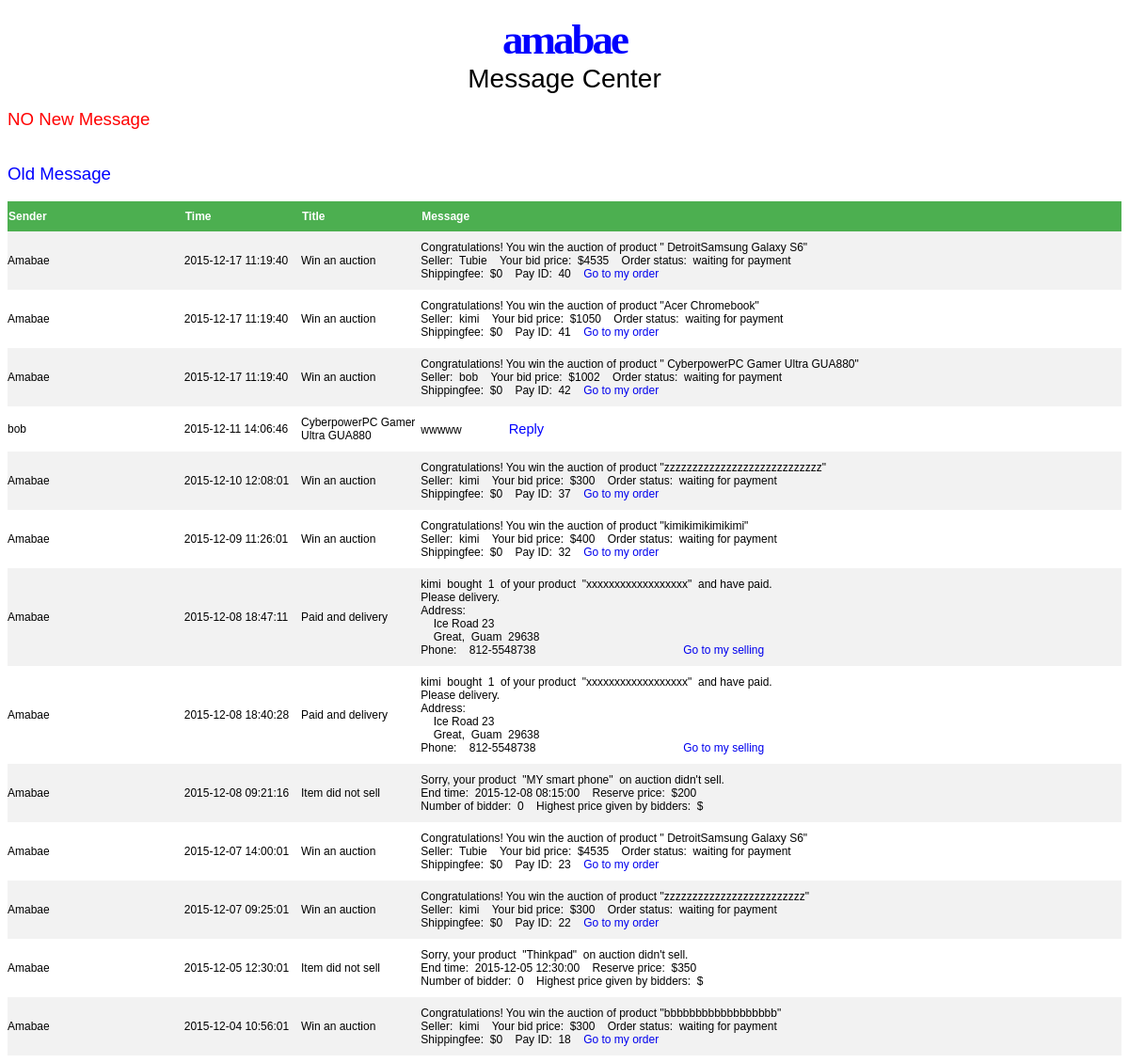
/message.php (signed in), run on the app's committed database.
### tables this page shows
CREATE TABLE Message (MessageID     INTEGER UNSIGNED AUTO_INCREMENT,
                      sendtime      DATETIME NOT NULL,
                      type          INTEGER NOT NULL, 
                      fromname      VARCHAR(30) NOT NULL,
                      toname        VARCHAR(30) NOT NULL,
                      title         TEXT NOT NULL,
                      message       TEXT(1000),
                      status        INTEGER NOT NULL,
                      PRIMARY KEY (MessageID));

### message.php (the view, shortened to what this page needs)
<!DOCTYPE html>
<html lang="en-US">
<head>
</head>
<body>
<p style="text-align:center">
<a style="color:blue;" class="pagename" href="index.php">amabae</a><br>
<span style="font-size:28px;">Message Center</span>
</p>
<?php
$username = $_SESSION['uname'];
include "dbconnect2.php";
$numquery = mysqli_query($conn, "select count(*) from Message where toname = '$username' and  status = 1");
$numqueryrow = mysqli_fetch_array($numquery);
$mcount = $numqueryrow[0];
if($mcount > 0){
echo '<div style="font-size:14pt;color:red">New Message</div><br/>';
$query = mysqli_query($conn, "select MessageID, sendtime, fromname, toname, message, title, status from Message where toname = '$username' and status=1 order by sendtime desc");
echo "<table>
<tr>
<th style='width:200px'>Sender</th>
<th style='width:130px'>Time</th>
<th style='width:130px'>Title</th>
<th style='width:800px'>Message</th>
</tr>";
while($row = mysqli_fetch_array($query))
{
   echo "<tr>";
   echo "<td style='width:200px'>".$row['fromname']."</td>";
   echo "<td style='width:130px'>".$row['sendtime']."</td>";
   echo "<td style='width:130px'>".$row['title']."</td>";
   echo "<td style='width:700px'>".$row['message']."</td>";
   echo "</tr>";
}
echo "</table><br/>";
echo '<form action="oldmessage.php" method="get">
<button type="subject" style="margin-left:35%;width:250px;">I have read the new messages</button>
</form>';
echo '<div style="font-family:arial,sans-serif;font-size:14pt;color:blue">Old Message</div><br/>';
$query = mysqli_query($conn, "select MessageID, sendtime, fromname, toname, message, title, status from Message where toname = '$username' and status=0 order by sendtime desc");
echo "<table>
<tr>
<th style='width:200px'>Sender</th>
<th style='width:130px'>Time</th>
<th style='width:130px'>Title</th>
<th style='width:700px'>Message</th>
</tr>";
while($row = mysqli_fetch_array($query))
{
   echo "<tr>";
   echo "<td style='width:200px'>".$row['fromname']."</td>";
   echo "<td style='width:130px'>".$row['sendtime']."</td>";
   echo "<td style='width:130px'>".$row['title']."</td>";
   echo "<td style='width:700px'>".$row['message']."</td>";
   echo "</tr>";
}
echo "</table>";
mysqli_close($conn);
}
else{
echo '<div style="font-size:14pt;color:red">NO New Message</div><br/><br/>';
echo '<div style="font-family:arial,sans-serif;font-size:14pt;color:blue">Old Message</div><br/>';
$query = mysqli_query($conn, "select MessageID, sendtime, fromname, toname, message, title, status from Message where toname = '$username' and status=0 order by sendtime desc");
echo "<table>
<tr>
<th style='width:200px'>Sender</th>
<th style='width:130px'>Time</th>
<th style='width:130px'>Title</th>
<th style='width:700px'>Message</th>
</tr>";
while($row = mysqli_fetch_array($query))
{
   echo "<tr>";
   echo "<td style='width:200px'>".$row['fromname']."</td>";
   echo "<td style='width:130px'>".$row['sendtime']."</td>";
   echo "<td style='width:130px'>".$row['title']."</td>";
   echo "<td style='width:800px'>".$row['message']."</td>";
   echo "</tr>";
}
echo "</table>";
}
?>
</body>
</html>

### message.php (style rules this page uses)
body { font-family:Arial, Sans-serif; }
a { text-decoration:none; }
a.pagename { padding:3px; font-weight:bold; font-family:serif; letter-spacing:-3px; font-size:45px; color:#111; }
table { margin:auto; width:100%; border-collapse:collapse; font-size:12px; }
th { height:30px; text-align:left; color:white; background-color:#4caf50; }
tr:nth-child(even) { background-color:#f2f2f2; }
td { padding:10px 0; }

### data on the page
message: fromname "Amabae", sendtime "2015-12-17 11:19:40", title "Win an auction", message "Congratulations! You win the auction of product \" DetroitSamsung Galaxy S6\" Seller: Tubie Your bid price: $4535 Order status: waiting for payment Shippingfee: $0 Pay ID: 40 Go to my order"
message: fromname "Amabae", sendtime "2015-12-17 11:19:40", title "Win an auction", message "Congratulations! You win the auction of product \"Acer Chromebook\" Seller: kimi Your bid price: $1050 Order status: waiting for payment Shippingfee: $0 Pay ID: 41 Go to my order"
message: fromname "Amabae", sendtime "2015-12-17 11:19:40", title "Win an auction", message "Congratulations! You win the auction of product \" CyberpowerPC Gamer Ultra GUA880\" Seller: bob Your bid price: $1002 Order status: waiting for payment Shippingfee: $0 Pay ID: 42 Go to my order"
message: fromname "bob", sendtime "2015-12-11 14:06:46", title "CyberpowerPC Gamer Ultra GUA880", message "wwwww Reply"
message: fromname "Amabae", sendtime "2015-12-10 12:08:01", title "Win an auction", message "Congratulations! You win the auction of product \"zzzzzzzzzzzzzzzzzzzzzzzzzzzz\" Seller: kimi Your bid price: $300 Order status: waiting for payment Shippingfee: $0 Pay ID: 37 Go to my order"
message: fromname "Amabae", sendtime "2015-12-09 11:26:01", title "Win an auction", message "Congratulations! You win the auction of product \"kimikimikimikimi\" Seller: kimi Your bid price: $400 Order status: waiting for payment Shippingfee: $0 Pay ID: 32 Go to my order"
message: fromname "Amabae", sendtime "2015-12-08 18:47:11", title "Paid and delivery", message "kimi bought 1 of your product \"xxxxxxxxxxxxxxxxxx\" and have paid. Please delivery. Address: Ice Road 23 Great, Guam 29638 Phone: 812-5548738 Go to my selling"
message: fromname "Amabae", sendtime "2015-12-08 18:40:28", title "Paid and delivery", message "kimi bought 1 of your product \"xxxxxxxxxxxxxxxxxx\" and have paid. Please delivery. Address: Ice Road 23 Great, Guam 29638 Phone: 812-5548738 Go to my selling"
message: fromname "Amabae", sendtime "2015-12-08 09:21:16", title "Item did not sell", message "Sorry, your product \"MY smart phone\" on auction didn't sell. End time: 2015-12-08 08:15:00 Reserve price: $200 Number of bidder: 0 Highest price given by bidders: $"
message: fromname "Amabae", sendtime "2015-12-07 14:00:01", title "Win an auction", message "Congratulations! You win the auction of product \" DetroitSamsung Galaxy S6\" Seller: Tubie Your bid price: $4535 Order status: waiting for payment Shippingfee: $0 Pay ID: 23 Go to my order"
message: fromname "Amabae", sendtime "2015-12-07 09:25:01", title "Win an auction", message "Congratulations! You win the auction of product \"zzzzzzzzzzzzzzzzzzzzzzzzz\" Seller: kimi Your bid price: $300 Order status: waiting for payment Shippingfee: $0 Pay ID: 22 Go to my order"
message: fromname "Amabae", sendtime "2015-12-05 12:30:01", title "Item did not sell", message "Sorry, your product \"Thinkpad\" on auction didn't sell. End time: 2015-12-05 12:30:00 Reserve price: $350 Number of bidder: 0 Highest price given by bidders: $"
message: fromname "Amabae", sendtime "2015-12-04 10:56:01", title "Win an auction", message "Congratulations! You win the auction of product \"bbbbbbbbbbbbbbbbbb\" Seller: kimi Your bid price: $300 Order status: waiting for payment Shippingfee: $0 Pay ID: 18 Go to my order"
